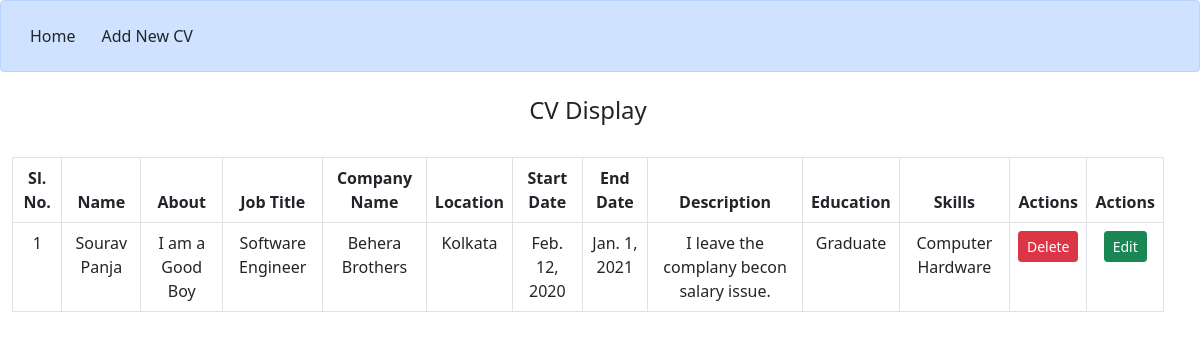
The app's page /cvdisplay, older data.
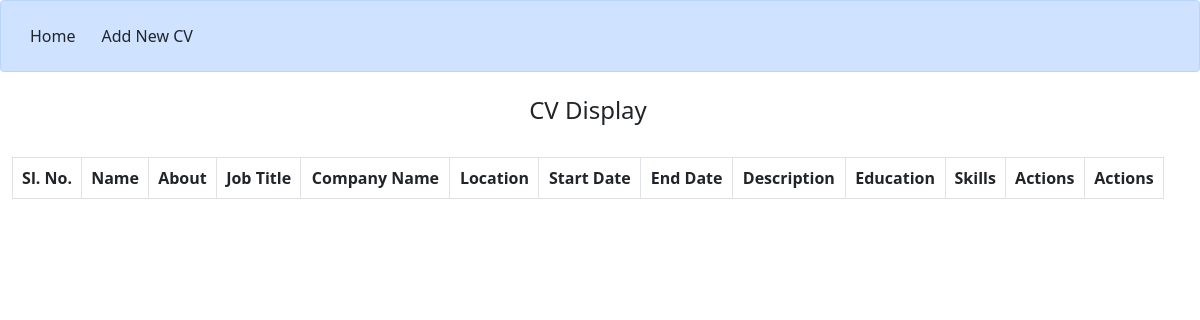
The same page, newer data.
### app/models.py (models this page shows, shortened)
class cv(models.Model):
    name =models.CharField(max_length=70)
    about = models.CharField(max_length=300)
    job_title = models.CharField(max_length=40)
    company_name = models.CharField(max_length=40)
    location = models.CharField(max_length=40)
    start_date = models.DateField(auto_now=False, auto_now_add=False)
    end_date = models.DateField(auto_now=False, auto_now_add=False)
    description = models.CharField(max_length=300)
    education_qualification = models.CharField(max_length=70)
    skills = models.CharField(max_length=200)

### app/views.py (the view)
# urls.py: path('cvdisplay', views.cvdisplay, name='cvdisplay'),
def cvdisplay(request):
    ccvv = cv.objects.all()
    return render(request, 'cvdisplay.html', {'ccvv': ccvv})

### templates/cvdisplay.html (shortened to what this page needs)
{% include 'base.html' %}
{% block content %}
<div class="alert alert-primary d-flex" role="alert">
    <a href="/" class='btn'>Home</a>
    <a href="/cvbuilder" class='btn'>Add New CV</a>
</div>
<div class='row container-fluid d-flex text-center mb-4'>
    <h4 class='mt-2'>CV Display</h4>
</div>
<div class="row container-fluid">
    <table class="table table-hover table-bordered">
        <thead>
            <tr class="text-center">
                <th>Sl. No.</th>
                <th>Name</th>
                <th>About</th>
                <th>Job Title</th>
                <th>Company Name</th>
                <th>Location</th>
                <th>Start Date</th>
                <th>End Date</th>
                <th>Description</th>
                <th>Education</th>
                <th>Skills</th>
                <th>Actions</th>
                <th>Actions</th>
            </tr>
        </thead>
        <tbody>
            {% for c in ccvv %}
            <tr class="text-center">
                <td>{{forloop.counter}}</td>
                <td>{{c.name}}</td>
                <td>{{c.about}}</td>
                <td>{{c.job_title}}</td>
                <td>{{c.company_name}}</td>
                <td>{{c.location}}</td>
                <td>{{c.start_date}}</td>
                <td>{{c.end_date}}</td>
                <td>{{c.description}}</td>
                <td>{{c.education_qualification}}</td>
                <td>{{c.skills}}</td>
                <td>
                    <form action="{% url 'cvdelete' c.id %}" method="POST">
                        <button type="submit" class='btn btn-danger btn-sm'>Delete</button>
                    </form>
                </td>
                <td>
                    <button class='btn btn-success btn-sm'>Edit</button>
                </td>
            </tr>
            {% endfor %}
        </tbody>
    </table>
</div>
{% endblock %}

### templates/base.html (shortened to what this page needs)
<!DOCTYPE html>
<html lang="en">
<head>
</head>
<body>
</body>
</html>
<!doctype html>
<html lang="en">
<head>
  <link href="https://cdn.jsdelivr.net/npm/bootstrap@5.0.0-beta2/dist/css/bootstrap.min.css" rel="stylesheet"
>
</head>
<body>
</body>
</html>

Row changes from the older to the newer data that the page shows:
removed cv: name "Sourav Panja", about "I am a Good Boy", job_title "Software Engineer", company_name "Behera Brothers", location "Kolkata", start_date "Feb. 12, 2020", end_date "Jan. 1, 2021", description "I leave the complany becon salary issue.", education_qualification "Graduate", skills "Computer Hardware"
